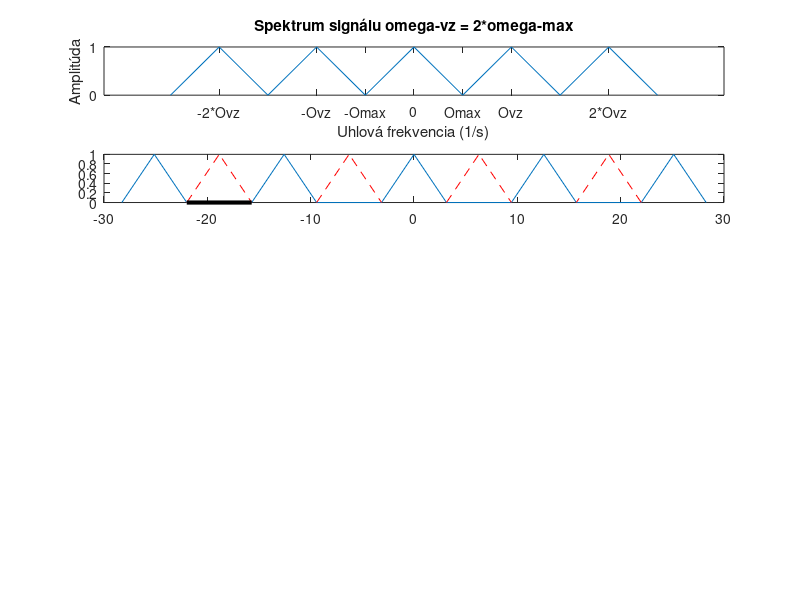

Reproduce this figure in MATLAB. (Note: this script raises an error after producing the figure.)
%%Vyhotovil: Martin Chlebovec, Tomáš Balog
%%Predmet: Číslicové spracovanie signálov
%%Skupina: Utorok: 9:10
%%Zadanie: Frekvenčné spektrum
%%Štud. odbor: Počítačové siete
%%Ročník: 1. Ing.
%%Matlab: R2016b
%%Popis: zakreslite spektrum signalu pre menovitú frekvenciu 1 Hz v pravouhlom súradnicovom systéme
%%Vytvorte vizualizáciu funkčných hodnôt spektra pričom počítajte s interpoláciou pre L=2 a L=3
%%Vložte do výsledného spektra L-1 kópii tak, aby nedochádzalo k aliasingu (prekrývaniu spektier)

close all; %% zatvor figure, okno
clear all; %% Vymaž premenné a ich hodnoty
f = 1 %%frekvencia (Hz)
omega_max = 2*pi*f %%uhlova frekvencia
omega_vz = 2*omega_max %%vzorkovacia frekvencia 2*max uhlova frekvencia
omega_vz_2 =  2*omega_vz
omega_vz_3 =  3*omega_vz

%%inverzne hodnoty pre - x os
minus_omega_max = (-1*omega_max)
minus_omega_vz = (-1*omega_vz)
minus_omega_vz_2 =  (-1*omega_vz_2);
minus_omega_vz_3 =  (-1*omega_vz_3);
%%funkcne hodnoty spektra
x = [[(minus_omega_vz_2+minus_omega_vz_3)/2],minus_omega_vz_2,[(minus_omega_vz+minus_omega_vz_2)/2],minus_omega_vz,minus_omega_max,0,omega_max,omega_vz,[(omega_vz+omega_vz_2)/2],omega_vz_2,[(omega_vz_2+omega_vz_3)/2]]
y = [0,f,0,f,0,f,0,f,0,f,0]

ax1 = subplot(5,1,1) %%podgraf
plot(x,y); %%vykreslenie spojitej funkcie z funkcnych hodnot do grafu
%%množina hodnôt x osi, označenie
xticks([ minus_omega_vz_2 minus_omega_vz minus_omega_max 0 omega_max omega_vz omega_vz_2])
xticklabels({'-2*Ovz','-Ovz','-Omax','0','Omax','Ovz','2*Ovz'})
%%množina hodnôt y osi, označenie
yticks([ 0 1])
yticklabels({'0','1'})
title('Spektrum signálu omega-vz = 2*omega-max'); %%Nadpis grafu
xlabel('Uhlová frekvencia (1/s)'); %Popis osi x
ylabel('Amplitúda'); %Popis osi y
hold on %%pockaj (podrz okno grafov pre vykreslenie dalsich)

%%Definicia interpolatoru L =2 a funkcnych hodnot spektra
L_2 = 2
x_2 = [minus_omega_vz_2+minus_omega_max/L_2,minus_omega_vz_2,minus_omega_vz_2-minus_omega_max/L_2,minus_omega_vz+minus_omega_max/L_2,minus_omega_vz,minus_omega_vz-minus_omega_max/L_2,minus_omega_max/L_2,0,omega_max/L_2,omega_vz-omega_max/L_2,omega_vz,omega_vz+omega_max/L_2,omega_vz_2-omega_max/L_2,omega_vz_2,omega_vz_2+omega_max/L_2]
y_2 = [0,f,0,0,f,0,0,f,0,0,f,0,0,f,0]
ax2 = subplot(5,1,2) %%podgraf
%%vykreslenie spektra z funkcnych hodnot pre x a y os
plot(x_2,y_2);
hold on

%%Vykreslenie kópii pre interpolator L = 2 do spektra
plot([(minus_omega_vz_2+minus_omega_vz_3/2)/L_2,(minus_omega_vz_2+minus_omega_vz_3/2)/L_2-minus_omega_max/L_2,(minus_omega_vz_2+minus_omega_vz_3/2)/L_2-minus_omega_max ],[0,1,0],'--r');
plot([(minus_omega_vz+minus_omega_vz_2/2)/L_2-minus_omega_max/L_2,(minus_omega_vz+minus_omega_vz_2/2)/L_2-minus_omega_max,(minus_omega_vz-minus_omega_vz_2/2)/L_2+minus_omega_max/L_2],[0,1,0],'--r');
plot([(omega_vz-omega_vz_2/2)/2+omega_max/L_2,(omega_vz+omega_vz_2/2)/L_2-omega_max,(omega_vz+omega_vz_2/2)/L_2-omega_max/L_2],[0,1,0],'--r');
plot([(omega_vz_2+omega_vz_3/2)/L_2,(omega_vz_2+omega_vz_3/2)/L_2-omega_max/L_2,(omega_vz_2+omega_vz_3/2)/L_2-omega_max ],[0,1,0],'--r');

%%Označenie kópie pre interpolator L = 2 + text
plot([(minus_omega_vz_2+minus_omega_vz_3/2)/L_2 (minus_omega_vz_2+minus_omega_vz_3/2)/L_2-minus_omega_max],[0 0],'-k','LineWidth',3);
scatter((minus_omega_vz_2+minus_omega_vz_3/2)/L_2,0,'<','k')
scatter((minus_omega_vz_2+minus_omega_vz_3/2)/L_2-minus_omega_max,0,'>','k')
plot([(minus_omega_vz_2+minus_omega_vz_3/2)/L_2, (minus_omega_vz_2+minus_omega_vz_3/2)/L_2],[0,1],'--k')
plot([(minus_omega_vz_2+minus_omega_vz_3/2)/L_2-minus_omega_max, (minus_omega_vz_2+minus_omega_vz_3/2)/L_2-minus_omega_max],[0,1],'--k')
text((minus_omega_vz_2+minus_omega_vz_3/2)/L_2,-0.15,' Kópia','Color','black', 'Fontsize', 12);
hold on
%%množina hodnôt x osi, označenie
xticks([ minus_omega_vz_2 minus_omega_vz minus_omega_max 0 omega_max omega_vz omega_vz_2])
xticklabels({'-2*Ovz','-Ovz','-Omax','0','Omax','Ovz','2*Ovz'})
%%množina hodnôt y osi, označenie
yticks([ 0 1])
yticklabels({'0','1'})
title('Interpolácia pre faktor L = 2 --> stlačenie pôvodného spektra na polovicu'); %%Nadpis grafu
xlabel('Uhlová frekvencia (1/s)'); %Popis osi x
ylabel('Amplitúda'); %Popis osi y


%%Definicia interpolatoru L = 3 a funkcnych hodnot spektra
L_3 = 3
x_3 = [minus_omega_vz_2+minus_omega_max/L_3,minus_omega_vz_2,minus_omega_vz_2-minus_omega_max/L_3,minus_omega_vz+minus_omega_max/L_3,minus_omega_vz,minus_omega_vz-minus_omega_max/L_3,minus_omega_max/L_3,0,omega_max/L_3,omega_vz-omega_max/L_3,omega_vz,omega_vz+omega_max/L_3,omega_vz_2-omega_max/L_3,omega_vz_2,omega_vz_2+omega_max/L_3]
y_3 = [0,f,0,0,f,0,0,f,0,0,f,0,0,f,0]
ax3 = subplot(5,1,3) %%podgraf
%%vykreslenie spektra z funkcnych hodnot pre x a y os
plot(x_3,y_3);
hold on
%%Vykreslenie kópii pre interpolator L = 3 do spektra
plot([minus_omega_vz_2-minus_omega_max/L_3,minus_omega_vz_2-minus_omega_max/L_3+omega_max/3,(minus_omega_vz_2-minus_omega_max/L_3)-(minus_omega_max/L_3)*2],[0,1,0],'--r');
plot([(minus_omega_vz_2-minus_omega_max/L_3)-(minus_omega_max/L_3)*2,(minus_omega_vz_2-minus_omega_max/L_3)-(minus_omega_max/L_3)*3,minus_omega_vz+minus_omega_max/L_3],[0,1,0],'--r');
plot([(((minus_omega_vz-minus_omega_max/L_3)-(minus_omega_max/L_3)*2)+(minus_omega_max/L_3)*2),(((minus_omega_vz-minus_omega_max/L_3)-(minus_omega_max/L_3)*2)+(minus_omega_max/L_3)*2/2),((minus_omega_vz-minus_omega_max/L_3)-(minus_omega_max/L_3)*2)],[0,1,0],'--r');
plot([((minus_omega_vz-minus_omega_max/L_3)-(minus_omega_max/L_3)*2),(((minus_omega_vz-minus_omega_max/L_3)-(minus_omega_vz/L_3)*2))+(minus_omega_max/L_3), ((minus_omega_vz-minus_omega_max/L_3)-(minus_omega_vz/L_3)*2)],[0,1,0],'--r');
plot([(((omega_vz-omega_max/L_3)-(omega_max/L_3)*2)+(omega_max/L_3)*2),(((omega_vz-omega_max/L_3)-(omega_max/L_3)*2)+(omega_max/L_3)*2/2),((omega_vz-omega_max/L_3)-(omega_max/L_3)*2)],[0,1,0],'--r');
plot([((omega_vz-omega_max/L_3)-(omega_max/L_3)*2),(((omega_vz-omega_max/L_3)-(omega_vz/L_3)*2))+(omega_max/L_3), ((omega_vz-omega_max/L_3)-(omega_vz/L_3)*2)],[0,1,0],'--r');
plot([omega_vz_2-omega_max/L_3,omega_vz_2-omega_max/L_3+minus_omega_max/3,(omega_vz_2-omega_max/L_3)-(omega_max/L_3)*2],[0,1,0],'--r');
plot([(omega_vz_2-omega_max/L_3)-(omega_max/L_3)*2,(omega_vz_2-omega_max/L_3)-(omega_max/L_3)*3,omega_vz+omega_max/L_3],[0,1,0],'--r');

%%Označenie kópie pre interpolator L = 3 + text
plot([minus_omega_vz_2-minus_omega_max/L_3 minus_omega_vz+minus_omega_max/L_3],[0 0],'-k','LineWidth',3);
scatter(minus_omega_vz_2-minus_omega_max/L_3,0,'<','k')
scatter(minus_omega_vz+minus_omega_max/L_3,0,'>','k')
plot([minus_omega_vz_2-minus_omega_max/L_3, minus_omega_vz_2-minus_omega_max/L_3],[0,1],'--k')
plot([minus_omega_vz+minus_omega_max/L_3, minus_omega_vz+minus_omega_max/L_3],[0,1],'--k')
text((minus_omega_vz_2+minus_omega_vz_3/2)/L_2,-0.15,'Dvojica kópii','Color','black', 'Fontsize', 12);
hold on

%%množina hodnôt x osi, označenie
xticks([ minus_omega_vz_2 minus_omega_vz minus_omega_max 0 omega_max omega_vz omega_vz_2])
xticklabels({'-2*Ovz','-Ovz','-Omax','0','Omax','Ovz','2*Ovz'})
%%množina hodnôt y osi, označenie
yticks([ 0 1])
yticklabels({'0','1'})
title('Interpolácia pre faktor L = 3 --> stlačenie pôvodného spektra na tretinu'); %%Nadpis grafu
xlabel('Uhlová frekvencia (1/s)'); %Popis osi x
ylabel('Amplitúda'); %Popis osi y
linkaxes([ax1,ax2,ax3],'xy'); %%synchronizuj osi x pre kazdy graf
